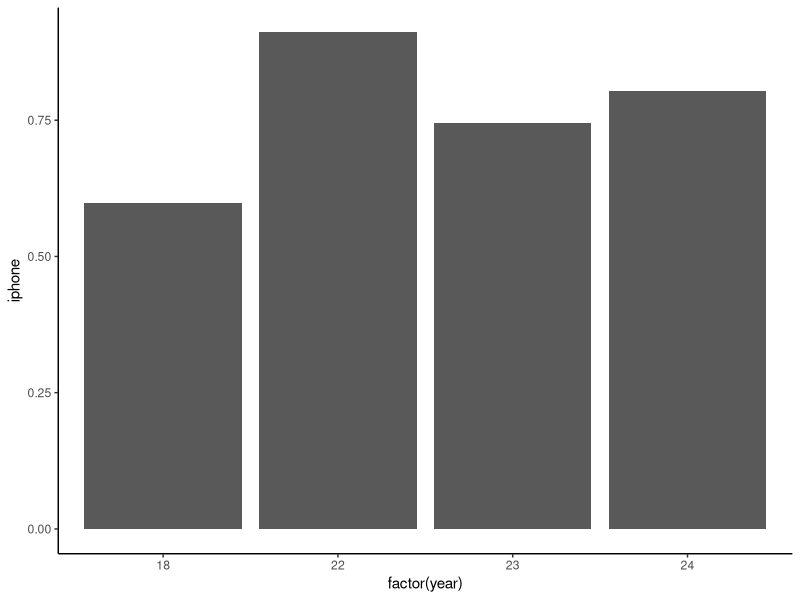
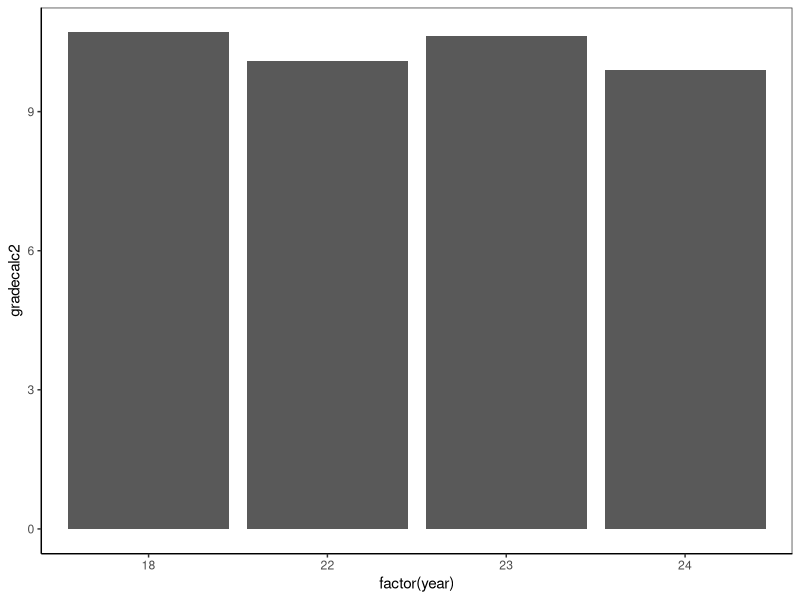
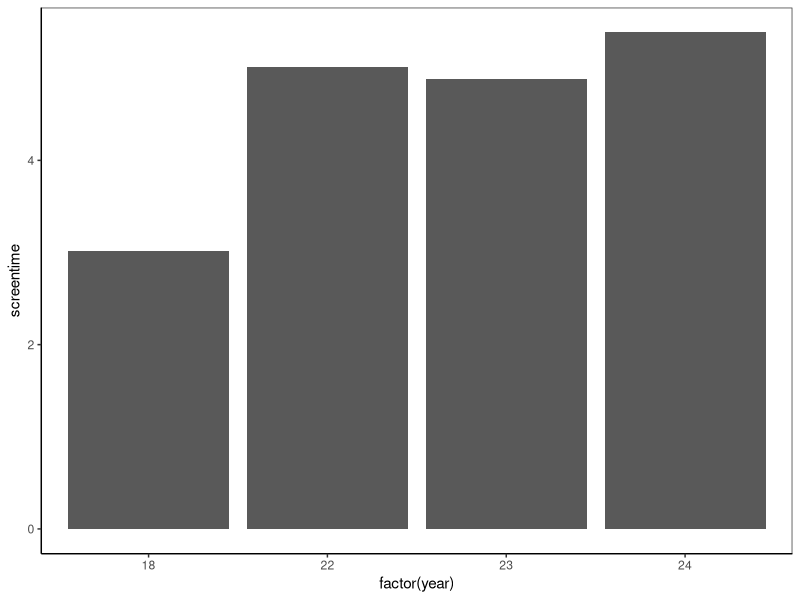
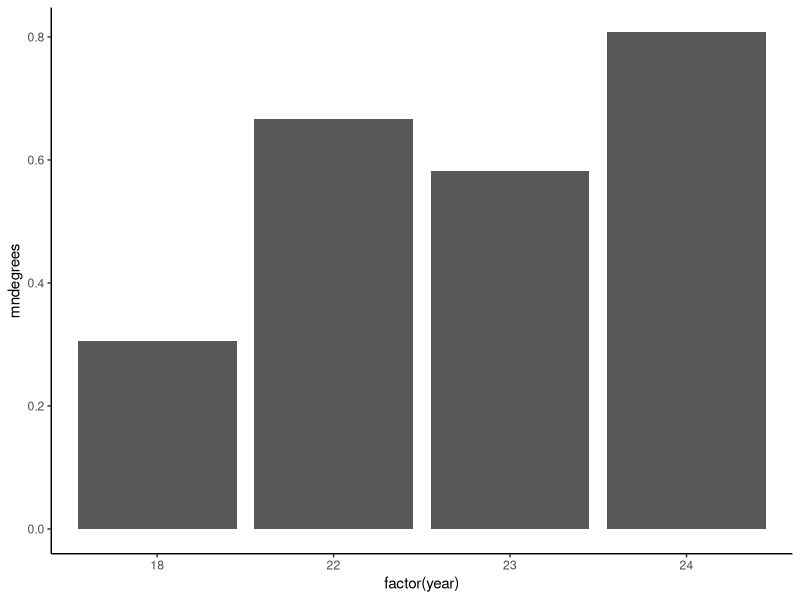
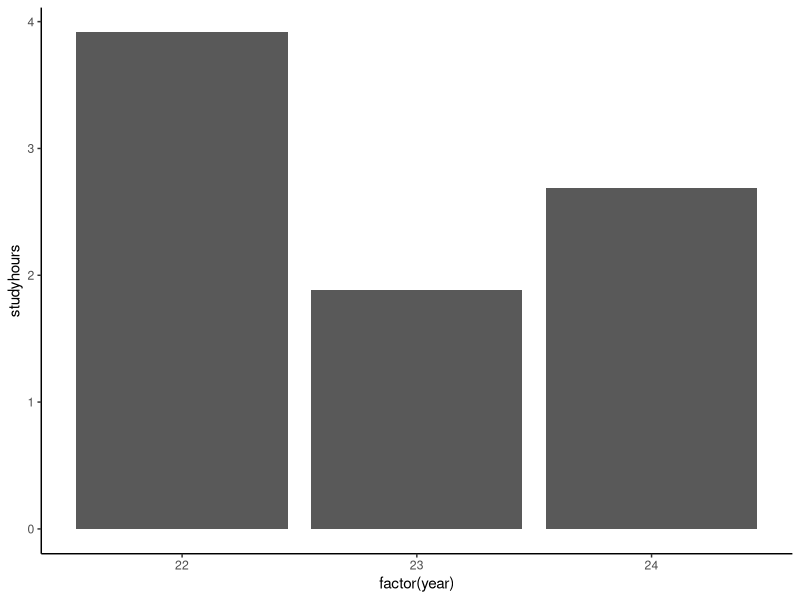
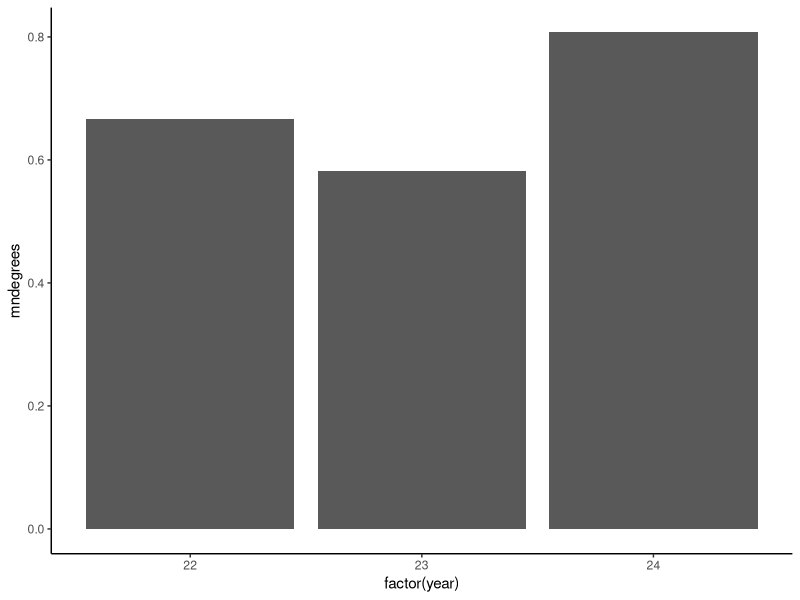
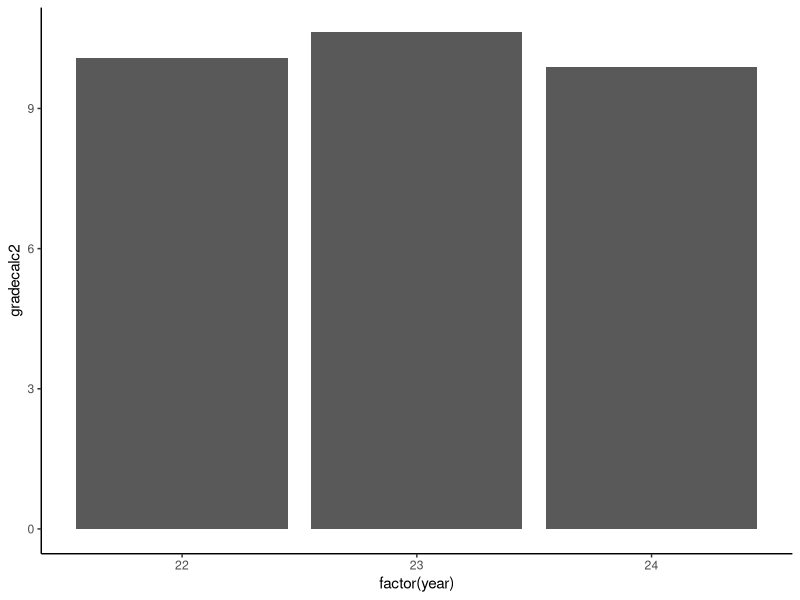

R code for these plots, in order:
#PRELIM OBSERVATIONS
# What questions can we ask with this data?

# Load lib
library(tidyverse)
library(here)
library(chron)
library(readxl)
library(dplyr)

# Load files (5)
c1<- read_xlsx(here("MA23(...) files", "MA231 TEN AM FALL 2022.xlsx"))
c2<- read_xlsx(here("MA23(...) files", "MA231 ONE PM FALL 2022.xlsx"))
d1<- read_xlsx(here("MA23(...) files", "MA232 NINE AM SPRING 2024.xlsx"))
d2<- read_xlsx(here("MA23(...) files", "MA232 TWELVE PM SPRING 2024.xlsx"))
s<- read_xlsx(here("MA23(...) files", "MA232 TWELVE PM SPRING 2023.xlsx"))
stat1 <- read_xlsx(here("MA23(...) files", "MA383 TWO PM FALL 2024.xlsx"))
stat2 <- read_xlsx(here("MA23(...) files", "MA383 THREE PM FALL 2024.xlsx"))

# Add more information to the files and combine them
# Add column describing the year, course name, and semester
c1 <- c1|> mutate(year = 22,
                  semester = 0, #fall = 0, spring = 1
                  time = times(paste0(10, ":00", ":00")),
                  coursecode = 231)
c2 <- c2|> mutate(year = 22,
                  semester = 0, #fall = 0, spring = 1
                  time = times(paste0(13, ":00", ":00")),
                  coursecode = 231) 
d1 <- d1|> mutate(year = 24,
                  semester = 1, #fall = 0, spring = 1
                  time = times(paste0(9, ":00", ":00")),
                  coursecode = 232,) 
d2 <- d2|> mutate(year = 24,
                  semester = 1, #fall = 0, spring = 1
                  time = times(paste0(12, ":00", ":00")),
                  coursecode = 232) 
s <- s|> mutate(year = 23,
                semester = 1, #fall = 0, spring =1
                time = times(paste0(12, ":00", ":00")),
                coursecode = 232) 
stat1 <- stat1|> mutate(year = 24,
                    semester = 0, #fall = 0, spring =1
                    time = times(paste0(14, ":00", ":00")),
                    coursecode = 383) 
stat2 <- stat2|> mutate(year = 24,
                        semester = 0, #fall = 0, spring =1
                        time = times(paste0(15, ":00", ":00")),
                        coursecode = 383) 

# Move newly added columns to the front
c1 <- c1|>relocate(c("year", "semester", "time", "coursecode"))
c2 <- c2|>relocate(c("year", "semester", "time", "coursecode"))
d1 <- d1|>relocate(c("year", "semester", "time", "coursecode"))
d2 <- d2|>relocate(c("year", "semester", "time", "coursecode"))
s <- s|>relocate(c("year", "semester", "time", "coursecode"))
stat1 <- stat1|>relocate(c("year", "semester", "time", "coursecode"))
stat2 <- stat2|>relocate(c("year", "semester", "time", "coursecode"))

# Combine sets
calc3total <- rbind(c1, c2)
diffeqtotal <- rbind(d1, d2, s)
diffeqdf <- rbind(d1, d2)
stattotal <- rbind(stat1, stat2)

# Moved columns around so dataset matches
calc3total <- calc3total|>relocate("gradecalc2", .after = "noprereq")
diffeqtotal <- diffeqtotal|>relocate("gradecalc2", .after = "noprereq")
stattotal <- stattotal|>relocate("gradecalc2", .after = "noprereq")

# Bind all recent survey data
cols3 <- colnames(dplyr::select(calc3total, -c("gradediffeq", "diffeq", "noprereq", "gradecalc3")))
postCOVID <- rbind(
  subset(calc3total, select = cols3), 
  subset(diffeqtotal, select = cols3)
)
postCOVID <- rbind(
  postCOVID,
  subset(stattotal, select = cols3)
)

# We want to do meta analysis of past data
# Load data
preCOVID <- read_xlsx(here("data", "datafor_r.xlsx"))

# Clean
# time here is if the class is MWF or TuTh, where MWF is 1.
names(preCOVID) <- c("aem", "gradecalc1", "gradecalc2", "gradecalc3", "gradediffeq", "gpapr", "gradyr", "iphone", "time", "mjdegrees", "mndegrees", "NUniPre", "PhAlwys", "PhAwy", "PhDistr", "PhOnce", "screentime")
preCOVID <- preCOVID|> mutate(year = 18,
                  semester = 0, #fall = 0, spring = 1
                  coursecode = 330)
preCOVID <- preCOVID|>relocate(c("year", "semester", "time", "coursecode"))
preCOVID <- preCOVID|>relocate("mndegrees", .after = "iphone")

# rbind all together by common columns
common <- colnames(dplyr::select(postCOVID, c("year", "semester", "time", "coursecode", "iphone", "mndegrees", "gradecalc2", "screentime")))
all <- rbind(
  subset(preCOVID, select = common), 
  subset(postCOVID, select = common)
)

### GRAPHS
# Now do some general graphs throughout covid
ggplot(all, aes(x = factor(year), y = iphone)) + 
  geom_bar(stat = "summary", fun = "mean") + 
  theme(panel.grid.major = element_blank(), panel.grid.minor = element_blank(), panel.background = element_blank(), axis.line = element_line(colour = "black"))

ggplot(all, aes(x = factor(year), y = gradecalc2)) + 
  geom_bar(stat = "summary", fun = "mean") + theme_bw() + 
  theme(panel.grid.major = element_blank(), panel.grid.minor = element_blank(), panel.background = element_blank(), axis.line = element_line(colour = "black"))

ggplot(all, aes(x = factor(year), y = screentime)) + 
  geom_bar(stat = "summary", fun = "mean") + theme_bw() + 
  theme(panel.grid.major = element_blank(), panel.grid.minor = element_blank(), panel.background = element_blank(), axis.line = element_line(colour = "black"))

ggplot(all, aes(x=factor(year), y = mndegrees))+
  geom_bar(stat = "summary", fun = "mean") + 
  theme(panel.grid.major = element_blank(), panel.grid.minor = element_blank(), panel.background = element_blank(), axis.line = element_line(colour = "black"))

# Some for only post COVID
ggplot(postCOVID, aes(x=factor(year), y = studyhours))+
  geom_bar(stat = "summary", fun = "mean") + 
  theme(panel.grid.major = element_blank(), panel.grid.minor = element_blank(), panel.background = element_blank(), axis.line = element_line(colour = "black"))

ggplot(postCOVID, aes(x=factor(year), y = mndegrees))+
  geom_bar(stat = "summary", fun = "mean") + 
  theme(panel.grid.major = element_blank(), panel.grid.minor = element_blank(), panel.background = element_blank(), axis.line = element_line(colour = "black"))

ggplot(postCOVID, aes(x=factor(year), y = gradecalc2))+
  geom_bar(stat = "summary", fun = "mean") + 
  theme(panel.grid.major = element_blank(), panel.grid.minor = element_blank(), panel.background = element_blank(), axis.line = element_line(colour = "black"))

# Export needed files
library(openxlsx)
write.xlsx(calc3total, here("data", "calc3.xlsx"))
write.xlsx(diffeqtotal, here("data", "diffeq.xlsx"))
write.xlsx(stattotal, here("data", "stat.xlsx"))
write.xlsx(all, here("data", "all.xlsx"))
